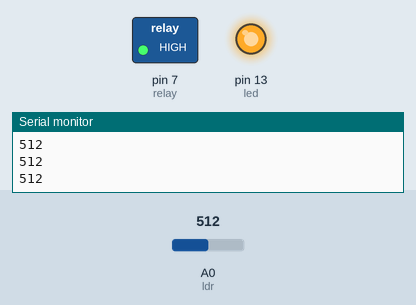
The sketch below on a simulated Arduino Uno, built with avr-gcc and run on an emulated ATmega328P. Parts: switched loads named in the sketch (green lamp = pin HIGH), output pins drawn as LEDs (lit = HIGH), the last lines printed to the serial monitor. The inputs (shaded band) are chosen by the test bench; at power-on: A0 (ldr) = 512.

Above: at 1.2 s.
1.3 s: A0 (ldr) set to 484
At 2.2 s:
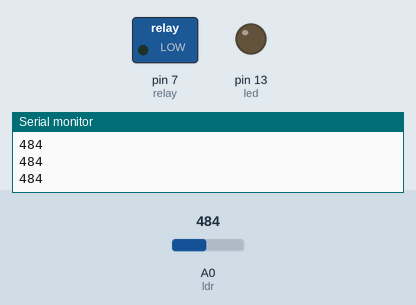
2.9 s: A0 (ldr) set to 510
At 3.4 s:
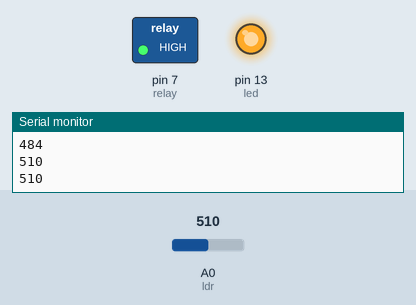
4.5 s: A0 (ldr) set to 490
At 6.0 s:
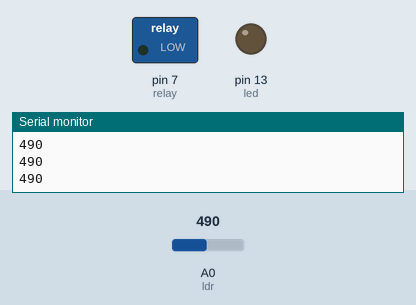
Timing chart, 0 to 7.5 s (numbered marks = the images above; inputs shaded):
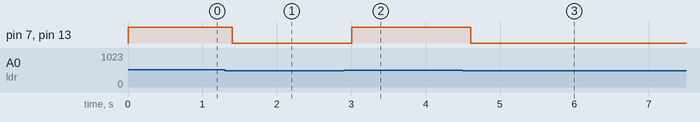

The sketch:

G7S21.ino
```cpp
int ldr = A0;
int relay = 7;
int led = 13;
int threshold = 500;  // Adjust based on your room light

void setup() {
  pinMode(relay, OUTPUT);
  pinMode(led, OUTPUT);

  digitalWrite(relay, LOW);  // Initially OFF
  digitalWrite(led, LOW);

  Serial.begin(9600);
}

void loop() {
  int value = analogRead(ldr);
  Serial.println(value);

  if (value > threshold) {
    digitalWrite(relay, HIGH);  // Relay ON
    digitalWrite(led, HIGH);    // LED ON
  } else {
    digitalWrite(relay, LOW);   // Relay OFF
    digitalWrite(led, LOW);     // LED OFF
  }

  delay(200);
}
```

Measured:
- the behaviour switches between 501 and 500 on A0 (ldr) (found by bisection; images 0 and 1)
- after the input at 1.3 s, pin 7 (relay), pin 13 (led): HIGH → LOW after 0.10 s
- after the input at 2.9 s, pin 7 (relay), pin 13 (led): LOW → HIGH after 0.10 s
- after the input at 4.5 s, pin 7 (relay), pin 13 (led): HIGH → LOW after 0.11 s
